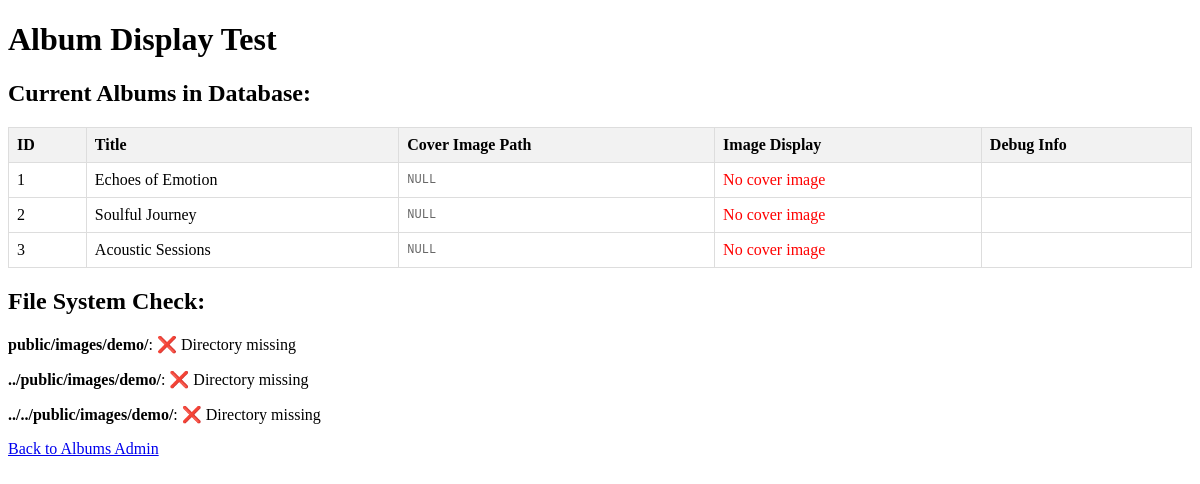
Page /test_album_display.php on the committed database.
### tables this page shows
CREATE TABLE IF NOT EXISTS albums (
    id INT AUTO_INCREMENT PRIMARY KEY,
    title VARCHAR(255) NOT NULL,
    year VARCHAR(10) NOT NULL,
    category ENUM('album', 'acoustic') DEFAULT 'album',
    cover_image VARCHAR(500),
    description TEXT,
    status ENUM('active', 'inactive') DEFAULT 'active',
    created_at TIMESTAMP DEFAULT CURRENT_TIMESTAMP,
    updated_at TIMESTAMP DEFAULT CURRENT_TIMESTAMP ON UPDATE CURRENT_TIMESTAMP
);

### test_album_display.php (the view, shortened to what this page needs)
<?php
$database = new Database();
$db = $database->getConnection();
$query = "SELECT * FROM albums";
$stmt = $db->prepare($query);
$stmt->execute();
$albums = $stmt->fetchAll(PDO::FETCH_ASSOC);
?>
<!DOCTYPE html>
<html>
<head>
</head>
<body>
    <h1>Album Display Test</h1>
    <h2>Current Albums in Database:</h2>
    <table>
        <tr>
            <th>ID</th>
            <th>Title</th>
            <th>Cover Image Path</th>
            <th>Image Display</th>
            <th>Debug Info</th>
        </tr>
        <?php foreach ($albums as $album): ?>
        <tr>
            <td><?php echo $album['id']; ?></td>
            <td><?php echo htmlspecialchars($album['title']); ?></td>
            <td class="debug"><?php echo htmlspecialchars($album['cover_image'] ?: 'NULL'); ?></td>
            <td>
                <?php if ($album['cover_image']): ?>
                    <div>
                        <strong>Original:</strong><br>
                        <img src="<?php echo $album['cover_image']; ?>" class="album-cover"
                             onerror="this.style.border='2px solid red'; this.title='Failed: <?php echo $album['cover_image']; ?>'">
                    </div>
                    <div>
                        <strong>With ../:</strong><br>
                        <img src="../<?php echo $album['cover_image']; ?>" class="album-cover"
                             onerror="this.style.border='2px solid red'; this.title='Failed: ../<?php echo $album['cover_image']; ?>'">
                    </div>
                    <div>
                        <strong>With /:</strong><br>
                        <img src="/<?php echo $album['cover_image']; ?>" class="album-cover"
                             onerror="this.style.border='2px solid red'; this.title='Failed: /<?php echo $album['cover_image']; ?>'">
                    </div>
                <?php else: ?>
                    <span style="color: red;">No cover image</span>
                <?php endif; ?>
            </td>
            <td class="debug">
            </td>
        </tr>
        <?php endforeach; ?>
    </table>
    <h2>File System Check:</h2>
    <?php
    $paths = [
        'public/images/demo/',
        '../public/images/demo/',
        '../../public/images/demo/'
    ];
    foreach ($paths as $path) {
        $fullPath = __DIR__ . '/' . $path;
        echo "<p><strong>$path</strong>: ";
        if (is_dir($fullPath)) {
            echo "✅ Directory exists<br>";
            $files = scandir($fullPath);
            foreach ($files as $file) {
                if ($file !== '.' && $file !== '..') {
                    echo "- $file<br>";
                }
            }
        } else {
            echo "❌ Directory missing";
        }
        echo "</p>";
    }
    ?>
    <p><a href="admin/albums.php">Back to Albums Admin</a></p>
</body>
</html>

### test_album_display.php (style rules this page uses)
table { border-collapse: collapse; width: 100%; }
th, td { border: 1px solid #ddd; padding: 8px; text-align: left; }
th { background-color: #f2f2f2; }
.debug { font-family: monospace; font-size: 12px; color: #666; }

### rows in the picture
albums: id "1", title "Echoes of Emotion", cover_image "NULL", shows "No cover image"
albums: id "2", title "Soulful Journey", cover_image "NULL", shows "No cover image"
albums: id "3", title "Acoustic Sessions", cover_image "NULL", shows "No cover image"

### other values in the picture
$path "public/images/demo/"
$path "../public/images/demo/"
$path "../../public/images/demo/"
